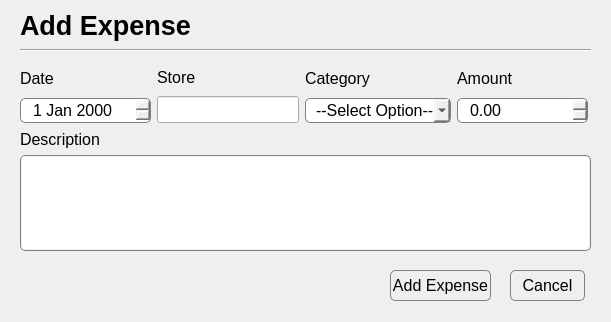
<?xml version="1.0" encoding="UTF-8"?>
<ui version="4.0">
 <class>Dialog</class>
 <widget class="QDialog" name="Dialog">
  <property name="geometry">
   <rect>
    <x>0</x>
    <y>0</y>
    <width>611</width>
    <height>322</height>
   </rect>
  </property>
  <property name="windowTitle">
   <string>Dialog</string>
  </property>
  <property name="styleSheet">
   <string notr="true">QDateEdit {
	border: 1px solid gray;
	border-radius: 5px;
	padding-left: 10px;
}

QComboBox {
	border: 1px solid gray;
	border-radius: 5px;
	padding-left: 10px;
}

QDoubleSpinBox {
	border: 1px solid gray;
	border-radius: 5px;
	padding-left: 10px;
}


QPushButton {
	border: 1px solid gray;
	border-radius: 5px;
}

QPlainTextEdit {
	border: 1px solid gray;        /* Set the border */
	border-radius: 5px;          /* Round the corners */
	padding: 1px;                /* Space between text and border */
}

QPlainTextEdit::viewport {
	background: transparent;      /* Make viewport background transparent */
	border: none;                 /* Remove viewport border */
}</string>
  </property>
  <widget class="QLabel" name="expenseDialogTitle">
   <property name="geometry">
    <rect>
     <x>20</x>
     <y>10</y>
     <width>181</width>
     <height>31</height>
    </rect>
   </property>
   <property name="font">
    <font>
     <pointsize>20</pointsize>
     <bold>true</bold>
    </font>
   </property>
   <property name="text">
    <string>Add Expense</string>
   </property>
  </widget>
  <widget class="Line" name="line">
   <property name="geometry">
    <rect>
     <x>20</x>
     <y>40</y>
     <width>571</width>
     <height>21</height>
    </rect>
   </property>
   <property name="orientation">
    <enum>Qt::Horizontal</enum>
   </property>
  </widget>
  <widget class="QPushButton" name="expenseCancelPushButton">
   <property name="geometry">
    <rect>
     <x>510</x>
     <y>270</y>
     <width>75</width>
     <height>31</height>
    </rect>
   </property>
   <property name="font">
    <font>
     <pointsize>12</pointsize>
    </font>
   </property>
   <property name="text">
    <string>Cancel</string>
   </property>
  </widget>
  <widget class="QPushButton" name="expenseAddPushButton">
   <property name="geometry">
    <rect>
     <x>390</x>
     <y>270</y>
     <width>101</width>
     <height>31</height>
    </rect>
   </property>
   <property name="font">
    <font>
     <pointsize>12</pointsize>
    </font>
   </property>
   <property name="text">
    <string>Add Expense</string>
   </property>
  </widget>
  <widget class="QWidget" name="layoutWidget">
   <property name="geometry">
    <rect>
     <x>20</x>
     <y>65</y>
     <width>568</width>
     <height>58</height>
    </rect>
   </property>
   <layout class="QHBoxLayout" name="horizontalLayout_2">
    <item>
     <layout class="QVBoxLayout" name="verticalLayout_5">
      <item>
       <widget class="QLabel" name="expenseDateEditLabel">
        <property name="font">
         <font>
          <pointsize>12</pointsize>
         </font>
        </property>
        <property name="text">
         <string>Date</string>
        </property>
       </widget>
      </item>
      <item>
       <widget class="QDateEdit" name="expenseDateEdit">
        <property name="minimumSize">
         <size>
          <width>0</width>
          <height>25</height>
         </size>
        </property>
        <property name="maximumSize">
         <size>
          <width>16777215</width>
          <height>25</height>
         </size>
        </property>
        <property name="font">
         <font>
          <pointsize>12</pointsize>
         </font>
        </property>
       </widget>
      </item>
     </layout>
    </item>
    <item>
     <layout class="QVBoxLayout" name="verticalLayout_9">
      <item>
       <widget class="QLabel" name="expenseSourceEditLabel">
        <property name="font">
         <font>
          <pointsize>12</pointsize>
         </font>
        </property>
        <property name="text">
         <string>Store</string>
        </property>
       </widget>
      </item>
      <item>
       <widget class="QLineEdit" name="expenseSourceEdit">
        <property name="sizePolicy">
         <sizepolicy hsizetype="Minimum" vsizetype="Fixed">
          <horstretch>0</horstretch>
          <verstretch>0</verstretch>
         </sizepolicy>
        </property>
        <property name="font">
         <font>
          <pointsize>12</pointsize>
         </font>
        </property>
       </widget>
      </item>
     </layout>
    </item>
    <item>
     <layout class="QVBoxLayout" name="verticalLayout_6">
      <item>
       <widget class="QLabel" name="expenseCategoryDropdownLabel">
        <property name="font">
         <font>
          <pointsize>12</pointsize>
         </font>
        </property>
        <property name="text">
         <string>Category</string>
        </property>
       </widget>
      </item>
      <item>
       <widget class="QComboBox" name="expenseCategoryDropdown">
        <property name="minimumSize">
         <size>
          <width>0</width>
          <height>25</height>
         </size>
        </property>
        <property name="maximumSize">
         <size>
          <width>16777215</width>
          <height>25</height>
         </size>
        </property>
        <property name="font">
         <font>
          <pointsize>12</pointsize>
         </font>
        </property>
        <property name="placeholderText">
         <string>--Select Option--</string>
        </property>
        <item>
         <property name="text">
          <string/>
         </property>
        </item>
        <item>
         <property name="text">
          <string>Groceries</string>
         </property>
        </item>
        <item>
         <property name="text">
          <string>Transportation</string>
         </property>
        </item>
        <item>
         <property name="text">
          <string>Entertainment</string>
         </property>
        </item>
        <item>
         <property name="text">
          <string>Pets</string>
         </property>
        </item>
        <item>
         <property name="text">
          <string>Health</string>
         </property>
        </item>
        <item>
         <property name="text">
          <string>Rent</string>
         </property>
        </item>
        <item>
         <property name="text">
          <string>Other</string>
         </property>
        </item>
       </widget>
      </item>
     </layout>
    </item>
    <item>
     <layout class="QVBoxLayout" name="verticalLayout_7">
      <item>
       <widget class="QLabel" name="expenseAmountSpinboxLabel">
        <property name="font">
         <font>
          <pointsize>12</pointsize>
         </font>
        </property>
        <property name="text">
         <string>Amount</string>
        </property>
       </widget>
      </item>
      <item>
       <widget class="QDoubleSpinBox" name="expenseAmountSpinbox">
        <property name="minimumSize">
         <size>
          <width>0</width>
          <height>25</height>
         </size>
        </property>
        <property name="maximumSize">
         <size>
          <width>16777215</width>
          <height>25</height>
         </size>
        </property>
        <property name="font">
         <font>
          <pointsize>12</pointsize>
         </font>
        </property>
        <property name="maximum">
         <double>9999999.990000000223517</double>
        </property>
       </widget>
      </item>
     </layout>
    </item>
   </layout>
  </widget>
  <widget class="QWidget" name="layoutWidget_2">
   <property name="geometry">
    <rect>
     <x>20</x>
     <y>130</y>
     <width>571</width>
     <height>121</height>
    </rect>
   </property>
   <layout class="QVBoxLayout" name="verticalLayout_8">
    <item>
     <widget class="QLabel" name="expenseDescriptionTextEditLabel">
      <property name="font">
       <font>
        <pointsize>12</pointsize>
       </font>
      </property>
      <property name="text">
       <string>Description</string>
      </property>
     </widget>
    </item>
    <item>
     <widget class="QPlainTextEdit" name="expenseDescriptionTextEdit">
      <property name="font">
       <font>
        <pointsize>12</pointsize>
       </font>
      </property>
     </widget>
    </item>
   </layout>
  </widget>
 </widget>
 <resources/>
 <connections/>
</ui>
